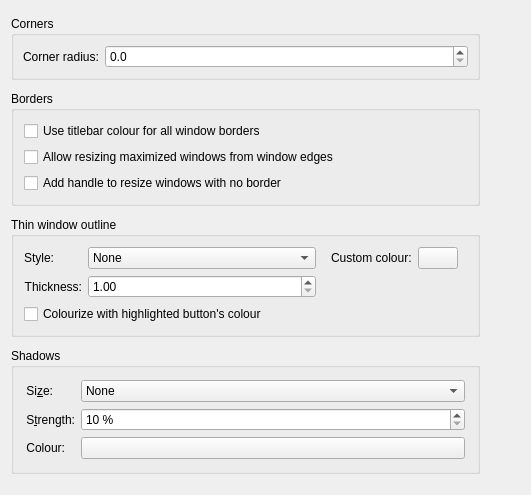
     <widget class="QWidget" name="tab_window">
      <attribute name="title">
       <string>&amp;Window</string>
      </attribute>
      <layout class="QGridLayout" name="gridLayout">
       <item row="8" column="0">
        <spacer name="verticalSpacer_3">
         <property name="orientation">
          <enum>Qt::Vertical</enum>
         </property>
         <property name="sizeHint" stdset="0">
          <size>
           <width>20</width>
           <height>10</height>
          </size>
         </property>
        </spacer>
       </item>
       <item row="2" column="0">
        <spacer name="verticalSpacer_7">
         <property name="orientation">
          <enum>Qt::Vertical</enum>
         </property>
         <property name="sizeType">
          <enum>QSizePolicy::Fixed</enum>
         </property>
         <property name="sizeHint" stdset="0">
          <size>
           <width>20</width>
           <height>5</height>
          </size>
         </property>
        </spacer>
       </item>
       <item row="1" column="0" colspan="2">
        <widget class="QGroupBox" name="Corners">
         <property name="title">
          <string>Corners</string>
         </property>
         <layout class="QVBoxLayout" name="verticalLayout_15">
          <item>
           <layout class="QFormLayout" name="formLayout_11">
            <item row="0" column="0">
             <widget class="QLabel" name="cornerRadiusLabel">
              <property name="text">
               <string>Corner radius:</string>
              </property>
              <property name="buddy">
               <cstring>cornerRadius</cstring>
              </property>
             </widget>
            </item>
            <item row="0" column="1">
             <widget class="QDoubleSpinBox" name="cornerRadius">
              <property name="decimals">
               <number>1</number>
              </property>
              <property name="maximum">
               <double>12.000000000000000</double>
              </property>
              <property name="singleStep">
               <double>0.100000000000000</double>
              </property>
             </widget>
            </item>
           </layout>
          </item>
         </layout>
        </widget>
       </item>
       <item row="5" column="0" colspan="2">
        <widget class="QGroupBox" name="groupBox">
         <property name="title">
          <string>Thin window outline</string>
         </property>
         <layout class="QGridLayout" name="gridLayout_7">
          <property name="leftMargin">
           <number>10</number>
          </property>
          <property name="topMargin">
           <number>10</number>
          </property>
          <property name="rightMargin">
           <number>10</number>
          </property>
          <property name="bottomMargin">
           <number>10</number>
          </property>
          <item row="0" column="0">
           <layout class="QFormLayout" name="formLayout_6">
            <item row="0" column="0">
             <widget class="QLabel" name="label_23">
              <property name="text">
               <string>Style:</string>
              </property>
              <property name="alignment">
               <set>Qt::AlignRight|Qt::AlignTrailing|Qt::AlignVCenter</set>
              </property>
              <property name="buddy">
               <cstring>thinWindowOutlineStyle</cstring>
              </property>
             </widget>
            </item>
            <item row="0" column="1">
             <widget class="QComboBox" name="thinWindowOutlineStyle">
              <item>
               <property name="text">
                <string>None</string>
               </property>
              </item>
              <item>
               <property name="text">
                <string>Blend to shadow</string>
               </property>
              </item>
              <item>
               <property name="text">
                <string>Contrast</string>
               </property>
              </item>
              <item>
               <property name="text">
                <string>Accent colour</string>
               </property>
              </item>
              <item>
               <property name="text">
                <string>Contrast blended with accent colour</string>
               </property>
              </item>
              <item>
               <property name="text">
                <string>Custom colour</string>
               </property>
              </item>
              <item>
               <property name="text">
                <string>Contrast blended with custom colour</string>
               </property>
              </item>
             </widget>
            </item>
            <item row="1" column="0">
             <widget class="QLabel" name="label_30">
              <property name="text">
               <string>Thickness:</string>
              </property>
              <property name="alignment">
               <set>Qt::AlignRight|Qt::AlignTrailing|Qt::AlignVCenter</set>
              </property>
              <property name="buddy">
               <cstring>thinWindowOutlineThickness</cstring>
              </property>
             </widget>
            </item>
            <item row="1" column="1">
             <widget class="QDoubleSpinBox" name="thinWindowOutlineThickness">
              <property name="minimum">
               <double>1.000000000000000</double>
              </property>
              <property name="maximum">
               <double>10.000000000000000</double>
              </property>
              <property name="singleStep">
               <double>0.050000000000000</double>
              </property>
             </widget>
            </item>
           </layout>
          </item>
          <item row="0" column="1">
           <widget class="QStackedWidget" name="customColorStackedWidget">
            <property name="currentIndex">
             <number>1</number>
            </property>
            <widget class="QWidget" name="blank_page"/>
            <widget class="QWidget" name="custom_colour">
             <layout class="QFormLayout" name="formLayout">
              <property name="topMargin">
               <number>0</number>
              </property>
              <item row="0" column="0">
               <widget class="QLabel" name="label_31">
                <property name="text">
                 <string>Custom colour:</string>
                </property>
                <property name="buddy">
                 <cstring>thinWindowOutlineCustomColor</cstring>
                </property>
               </widget>
              </item>
              <item row="0" column="1">
               <widget class="KColorButton" name="thinWindowOutlineCustomColor"/>
              </item>
             </layout>
            </widget>
           </widget>
          </item>
          <item row="1" column="0">
           <widget class="QCheckBox" name="colorizeThinWindowOutlineWithButton">
            <property name="text">
             <string>Colourize with highlighted button's colour</string>
            </property>
           </widget>
          </item>
         </layout>
        </widget>
       </item>
       <item row="6" column="0">
        <spacer name="verticalSpacer">
         <property name="orientation">
          <enum>Qt::Vertical</enum>
         </property>
         <property name="sizeType">
          <enum>QSizePolicy::Fixed</enum>
         </property>
         <property name="sizeHint" stdset="0">
          <size>
           <width>20</width>
           <height>5</height>
          </size>
         </property>
        </spacer>
       </item>
       <item row="7" column="2">
        <spacer name="horizontalSpacer_5">
         <property name="orientation">
          <enum>Qt::Horizontal</enum>
         </property>
         <property name="sizeHint" stdset="0">
          <size>
           <width>40</width>
           <height>20</height>
          </size>
         </property>
        </spacer>
       </item>
       <item row="4" column="0">
        <spacer name="verticalSpacer_6">
         <property name="orientation">
          <enum>Qt::Vertical</enum>
         </property>
         <property name="sizeType">
          <enum>QSizePolicy::Fixed</enum>
         </property>
         <property name="sizeHint" stdset="0">
          <size>
           <width>20</width>
           <height>5</height>
          </size>
         </property>
        </spacer>
       </item>
       <item row="3" column="0" colspan="2">
        <widget class="QGroupBox" name="borders_groupBox">
         <property name="title">
          <string>Borders</string>
         </property>
         <layout class="QGridLayout" name="gridLayout_4">
          <property name="leftMargin">
           <number>10</number>
          </property>
          <property name="topMargin">
           <number>10</number>
          </property>
          <property name="rightMargin">
           <number>10</number>
          </property>
          <property name="bottomMargin">
           <number>10</number>
          </property>
          <item row="0" column="0">
           <widget class="QCheckBox" name="useTitlebarColorForAllBorders">
            <property name="text">
             <string>Use titlebar colour for all window borders</string>
            </property>
           </widget>
          </item>
          <item row="1" column="0">
           <widget class="QCheckBox" name="drawBorderOnMaximizedWindows">
            <property name="text">
             <string>Allow resizing maximized windows from window edges</string>
            </property>
           </widget>
          </item>
          <item row="2" column="0">
           <widget class="QCheckBox" name="drawSizeGrip">
            <property name="text">
             <string>Add handle to resize windows with no border</string>
            </property>
           </widget>
          </item>
         </layout>
        </widget>
       </item>
       <item row="7" column="0" colspan="2">
        <widget class="QGroupBox" name="groupBox_5">
         <property name="title">
          <string>Shadows</string>
         </property>
         <layout class="QFormLayout" name="formLayout_3">
          <property name="leftMargin">
           <number>12</number>
          </property>
          <property name="topMargin">
           <number>12</number>
          </property>
          <property name="rightMargin">
           <number>12</number>
          </property>
          <property name="bottomMargin">
           <number>12</number>
          </property>
          <item row="0" column="0">
           <widget class="QLabel" name="label">
            <property name="text">
             <string>Si&amp;ze:</string>
            </property>
            <property name="alignment">
             <set>Qt::AlignRight|Qt::AlignTrailing|Qt::AlignVCenter</set>
            </property>
            <property name="buddy">
             <cstring>shadowSize</cstring>
            </property>
           </widget>
          </item>
          <item row="0" column="1">
           <widget class="QComboBox" name="shadowSize">
            <item>
             <property name="text">
              <string comment="@item:inlistbox Button size:">None</string>
             </property>
            </item>
            <item>
             <property name="text">
              <string comment="@item:inlistbox Button size:">Small</string>
             </property>
            </item>
            <item>
             <property name="text">
              <string comment="@item:inlistbox Button size:">Medium</string>
             </property>
            </item>
            <item>
             <property name="text">
              <string comment="@item:inlistbox Button size:">Large</string>
             </property>
            </item>
            <item>
             <property name="text">
              <string comment="@item:inlistbox Button size:">Very Large</string>
             </property>
            </item>
           </widget>
          </item>
          <item row="1" column="0">
           <widget class="QLabel" name="label_2">
            <property name="text">
             <string comment="strength of the shadow (from transparent to opaque)">S&amp;trength:</string>
            </property>
            <property name="alignment">
             <set>Qt::AlignRight|Qt::AlignTrailing|Qt::AlignVCenter</set>
            </property>
            <property name="buddy">
             <cstring>shadowStrength</cstring>
            </property>
           </widget>
          </item>
          <item row="1" column="1">
           <widget class="QSpinBox" name="shadowStrength">
            <property name="suffix">
             <string> %</string>
            </property>
            <property name="minimum">
             <number>10</number>
            </property>
            <property name="maximum">
             <number>100</number>
            </property>
           </widget>
          </item>
          <item row="2" column="0">
           <widget class="QLabel" name="label_5">
            <property name="text">
             <string>Colour:</string>
            </property>
            <property name="alignment">
             <set>Qt::AlignRight|Qt::AlignTrailing|Qt::AlignVCenter</set>
            </property>
            <property name="buddy">
             <cstring>shadowColor</cstring>
            </property>
           </widget>
          </item>
          <item row="2" column="1">
           <widget class="KColorButton" name="shadowColor"/>
          </item>
         </layout>
        </widget>
       </item>
       <item row="0" column="0">
        <spacer name="verticalSpacer_11">
         <property name="orientation">
          <enum>Qt::Vertical</enum>
         </property>
         <property name="sizeType">
          <enum>QSizePolicy::Preferred</enum>
         </property>
         <property name="sizeHint" stdset="0">
          <size>
           <width>20</width>
           <height>5</height>
          </size>
         </property>
        </spacer>
       </item>
      </layout>
     </widget>
